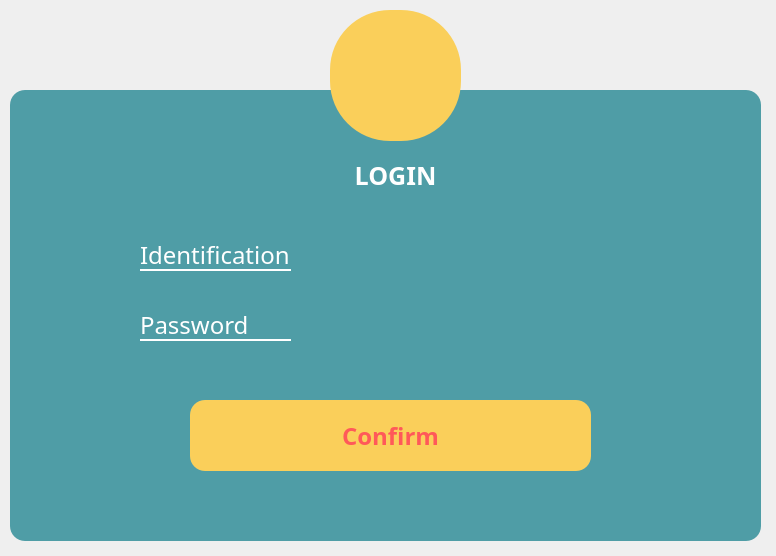
<?xml version="1.0" encoding="UTF-8"?>
<ui version="4.0">
 <class>Dialoglogin</class>
 <widget class="QDialog" name="Dialoglogin">
  <property name="geometry">
   <rect>
    <x>0</x>
    <y>0</y>
    <width>776</width>
    <height>556</height>
   </rect>
  </property>
  <property name="windowTitle">
   <string>Dialog</string>
  </property>
  <property name="styleSheet">
   <string notr="true">
*{
	font-family:century gothic;
	font-size:24px;
}
QFrame
{
	background:#4F9DA6;
	border-radius:15px;
}
#toolButton
{
	border-radius:60px;
	background:#FACF5A;
}
#confirmButton
{
	border-radius:15px;
	background:#FACF5A;
	color:#FF5959;
	font-weight : bold;
}
#confirmButton:hover
{
		background:#FF5959;
		color:#FACF5A;
		font-weight: bold;
}
#username_label
{
	color: white;
	border-bottom : 2px solid white;
	border-radius:0px;
}
#password_label
{
	color: white;
	border-bottom : 2px solid white;
	border-radius:0px;
}
#username_le
{
   background:transparent;
	border: none; 
}
#password_le
{
   background:transparent;
	border: none; 
}
QDialobg {
background : transparent ;
}





</string>
  </property>
  <widget class="QFrame" name="frame">
   <property name="geometry">
    <rect>
     <x>10</x>
     <y>90</y>
     <width>751</width>
     <height>451</height>
    </rect>
   </property>
   <property name="frameShape">
    <enum>QFrame::StyledPanel</enum>
   </property>
   <property name="frameShadow">
    <enum>QFrame::Raised</enum>
   </property>
   <widget class="QLabel" name="label">
    <property name="geometry">
     <rect>
      <x>310</x>
      <y>50</y>
      <width>151</width>
      <height>71</height>
     </rect>
    </property>
    <property name="font">
     <font>
      <family>century gothic</family>
      <pointsize>-1</pointsize>
      <weight>75</weight>
      <bold>true</bold>
     </font>
    </property>
    <property name="styleSheet">
     <string notr="true">color:white;
font-size: 25px;
font-weight : bold;
</string>
    </property>
    <property name="text">
     <string>LOGIN</string>
    </property>
    <property name="alignment">
     <set>Qt::AlignCenter</set>
    </property>
   </widget>
   <widget class="QPushButton" name="confirmButton">
    <property name="geometry">
     <rect>
      <x>180</x>
      <y>310</y>
      <width>401</width>
      <height>71</height>
     </rect>
    </property>
    <property name="styleSheet">
     <string notr="true"/>
    </property>
    <property name="text">
     <string>Confirm</string>
    </property>
   </widget>
   <widget class="QLabel" name="username_label">
    <property name="geometry">
     <rect>
      <x>130</x>
      <y>150</y>
      <width>151</width>
      <height>31</height>
     </rect>
    </property>
    <property name="text">
     <string>Identification</string>
    </property>
    <property name="alignment">
     <set>Qt::AlignJustify|Qt::AlignVCenter</set>
    </property>
   </widget>
   <widget class="QLabel" name="password_label">
    <property name="geometry">
     <rect>
      <x>130</x>
      <y>220</y>
      <width>151</width>
      <height>31</height>
     </rect>
    </property>
    <property name="text">
     <string>Password </string>
    </property>
    <property name="alignment">
     <set>Qt::AlignJustify|Qt::AlignVCenter</set>
    </property>
   </widget>
   <widget class="QLineEdit" name="username_le">
    <property name="geometry">
     <rect>
      <x>290</x>
      <y>150</y>
      <width>341</width>
      <height>31</height>
     </rect>
    </property>
    <property name="styleSheet">
     <string notr="true">color:white;</string>
    </property>
   </widget>
   <widget class="QLineEdit" name="password_le">
    <property name="geometry">
     <rect>
      <x>290</x>
      <y>220</y>
      <width>341</width>
      <height>31</height>
     </rect>
    </property>
    <property name="styleSheet">
     <string notr="true">color:white;</string>
    </property>
    <property name="echoMode">
     <enum>QLineEdit::Password</enum>
    </property>
   </widget>
  </widget>
  <widget class="QLabel" name="label_2">
   <property name="geometry">
    <rect>
     <x>330</x>
     <y>10</y>
     <width>131</width>
     <height>131</height>
    </rect>
   </property>
   <property name="styleSheet">
    <string notr="true">border-radius: 60px;
background: #FACF5A;</string>
   </property>
   <property name="text">
    <string/>
   </property>
   <property name="pixmap">
    <pixmap resource="todolistResources.qrc">:/resources/user.png</pixmap>
   </property>
   <property name="scaledContents">
    <bool>false</bool>
   </property>
   <property name="alignment">
    <set>Qt::AlignCenter</set>
   </property>
  </widget>
 </widget>
 <resources>
  <include location="todolistResources.qrc"/>
 </resources>
 <connections/>
</ui>
